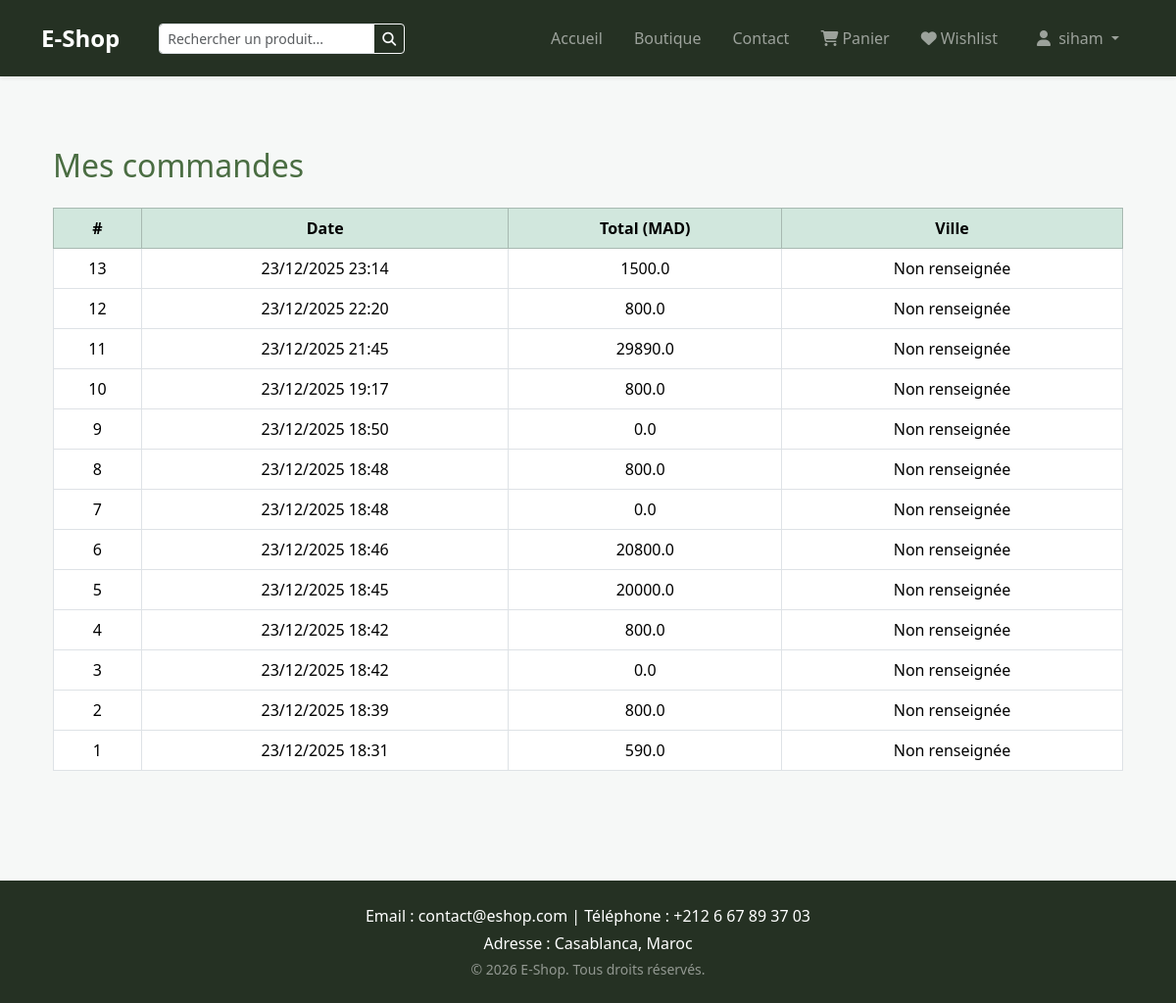
Screenshot of /orders/ (signed in) with the database file from the repository.
### store/models.py (models this page shows, shortened)
class Order(models.Model):
    user = models.ForeignKey(User, null=True, blank=True, on_delete=models.SET_NULL)
    total_price = models.FloatField()
    city = models.CharField(max_length=100, blank=True)
    delivery_fee = models.FloatField(null=True, blank=True)
    created_at = models.DateTimeField(auto_now_add=True)

### store/views.py (the view)
# urls.py: path('orders/', views.orders, name='orders'),
@login_required
def orders(request):
    user_orders = Order.objects.filter(user=request.user).order_by('-created_at')
    return render(request, 'store/orders.html', {'orders': user_orders})

### store/templates/store/orders.html (shortened to what this page needs)
{% extends 'store/base.html' %}
{% block content %}
<div class="container py-5">
    <h2 class="mb-4" style="color: rgb(74,109,66);">Mes commandes</h2>
    {% if orders %}
    <table class="table table-bordered text-center align-middle">
        <thead class="table-success">
            <tr>
                <th>#</th>
                <th>Date</th>
                <th>Total (MAD)</th>
                <th>Ville</th>
            </tr>
        </thead>
        <tbody>
            {% for order in orders %}
            <tr>
                <td>{{ order.id }}</td>
                <td>{{ order.created_at|date:"d/m/Y H:i" }}</td>
                <td>{{ order.total_price }}</td>
                <td>{{ order.city }}</td>
            </tr>
            {% endfor %}
        </tbody>
    </table>
    {% else %}
    <p>Aucune commande pour le moment.</p>
    {% endif %}
</div>
{% endblock %}

### store/templates/store/base.html (shortened to what this page needs)
{% load static %}
<!DOCTYPE html>
<html lang="fr">
<head>
    <link href="https://cdn.jsdelivr.net/npm/bootstrap@5.3.2/dist/css/bootstrap.min.css" rel="stylesheet">
    <link href="https://cdnjs.cloudflare.com/ajax/libs/font-awesome/6.4.0/css/all.min.css" rel="stylesheet">
    <link rel="stylesheet" href="{% static 'css/style.css' %}">
</head>
<body>
<nav class="navbar navbar-expand-xl navbar-dark sticky-top shadow-sm py-3" style="background-color: rgb(37,49,35);">
    <div class="container">
        <a class="navbar-brand fw-bold fs-4" href="/">E-Shop</a>
        <div class="collapse navbar-collapse" id="navbarNav">
            <form class="d-flex my-3 my-xl-0 ms-xl-4 me-xl-auto" method="get" action="{% url 'shop' %}">
                <div class="input-group input-group-sm">
                    <input class="form-control" type="search" placeholder="Rechercher un produit..." aria-label="Search" name="q" value="{{ request.GET.q|default:'' }}">
                    <button class="btn btn-outline-light" type="submit"><i class="fas fa-search"></i></button>
                </div>
            </form>
            <ul class="navbar-nav align-items-xl-center gap-2 gap-xl-3">
                <li class="nav-item">
                    <a class="nav-link" href="/">Accueil</a>
                </li>
                <li class="nav-item">
                    <a class="nav-link" href="/shop/">Boutique</a>
                </li>
                <li class="nav-item">
                    <a class="nav-link" href="{% url 'contact' %}">Contact</a>
                </li>
                <li class="nav-item">
                    <a class="nav-link d-inline-flex align-items-center gap-1" href="/cart/">
                        <i class="fas fa-shopping-cart"></i> Panier
                    </a>
                </li>
                {% if user.is_authenticated %}
                <li class="nav-item">
                    <a class="nav-link d-inline-flex align-items-center gap-1" href="{% url 'wishlist' %}">
                        <i class="fas fa-heart"></i> Wishlist
                    </a>
                </li>
                <li class="nav-item dropdown">
                    <a class="nav-link dropdown-toggle btn btn-outline-light btn-sm px-3 text-start" href="#" role="button" data-bs-toggle="dropdown" aria-expanded="false">
                        <i class="fas fa-user me-1"></i> {{ user.username }}
                    </a>
                </li>
                {% else %}
                <li class="nav-item">
                    <a class="btn btn-outline-light btn-sm px-3" href="{% url 'login' %}">Connexion</a>
                </li>
                {% endif %}
            </ul>
        </div>
    </div>
</nav>
<div class="container my-4">
    {% block content %}{% endblock %}
</div>
<footer class="text-white py-4 mt-5" style="background-color: rgb(37,49,35);">
    <div class="container text-center">
        <p class="mb-1">Email : contact@eshop.com | Téléphone : +212 6 67 89 37 03</p>
        <p class="mb-1">Adresse : Casablanca, Maroc</p>
        <p class="mb-0 small text-white-50">&copy; 2026 E-Shop. Tous droits réservés.</p>
    </div>
</footer>
</body>
</html>

### static/css/style.css (style rules this page uses)
body { background-color: #f6f8f7; color: #000; }
.section-title, h2, h4 { color: rgb(74,109,66); }
footer { background-color: rgb(37, 49, 35); color: #fff; }

### rows the page displays
Order: id "13", created_at "23/12/2025 23:14", total_price "1500.0", city "Non renseignée"
Order: id "12", created_at "23/12/2025 22:20", total_price "800.0", city "Non renseignée"
Order: id "11", created_at "23/12/2025 21:45", total_price "29890.0", city "Non renseignée"
Order: id "10", created_at "23/12/2025 19:17", total_price "800.0", city "Non renseignée"
Order: id "9", created_at "23/12/2025 18:50", total_price "0.0", city "Non renseignée"
Order: id "8", created_at "23/12/2025 18:48", total_price "800.0", city "Non renseignée"
Order: id "7", created_at "23/12/2025 18:48", total_price "0.0", city "Non renseignée"
Order: id "6", created_at "23/12/2025 18:46", total_price "20800.0", city "Non renseignée"
Order: id "5", created_at "23/12/2025 18:45", total_price "20000.0", city "Non renseignée"
Order: id "4", created_at "23/12/2025 18:42", total_price "800.0", city "Non renseignée"
Order: id "3", created_at "23/12/2025 18:42", total_price "0.0", city "Non renseignée"
Order: id "2", created_at "23/12/2025 18:39", total_price "800.0", city "Non renseignée"
Order: id "1", created_at "23/12/2025 18:31", total_price "590.0", city "Non renseignée"

### other values shown
{{ user.username }} "siham"
